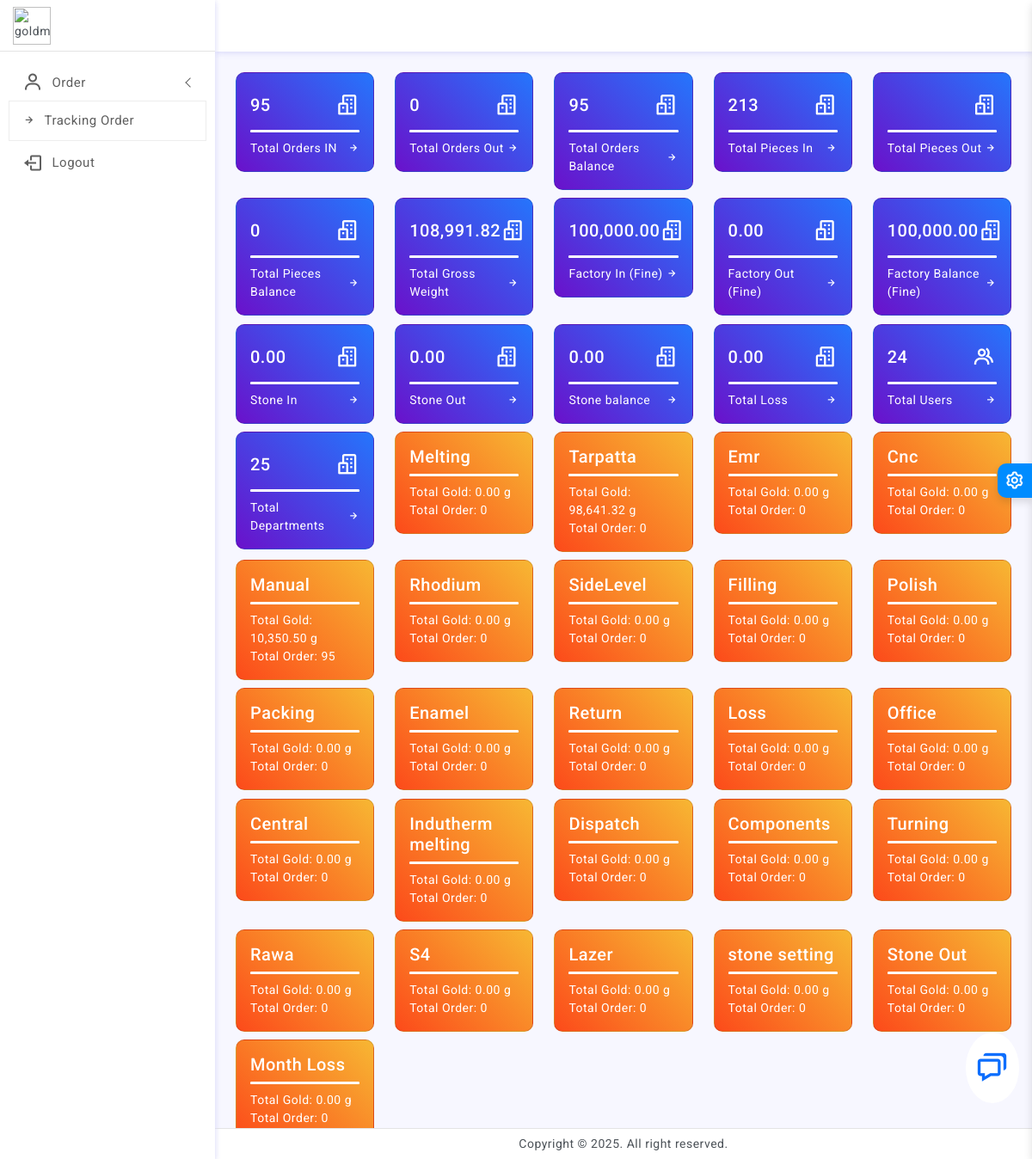
Page /order_tracking_admin/dashboard.php (signed in) on the committed database.
### tables this page shows
CREATE TABLE `departments` (
  `id` int(11) NOT NULL,
  `name` varchar(100) NOT NULL,
  `role` varchar(100) NOT NULL DEFAULT '0,2,5' COMMENT '0->all order\r\n3->edit order\r\n4->delete order\r\n1->add Order\r\n2->transfer order\r\n5->Accept orders\r\n6->all Metal\r\n7->edit Metal\r\n8->delete Metal\r\n9->add Metal\r\n10->transfer Metal\r\n11->Accept Metal',
  `created_at` timestamp NOT NULL DEFAULT current_timestamp(),
  `admin` varchar(100) NOT NULL DEFAULT '0' COMMENT '0->not admin\r\n1->admin',
  `use_gold` varchar(100) NOT NULL DEFAULT '0',
  `loss` varchar(100) NOT NULL DEFAULT '0',
  `previous_gold` varchar(100) NOT NULL DEFAULT '0',
  `melting_value` varchar(100) NOT NULL DEFAULT '0'
);

### order_tracking_admin/dashboard.php (the view, shortened to what the rows shown need)
<?php
include 'include/header.php';
?>
<div class="page-wrapper">
    <div class="page-content">
        <div class="row row-cols-1 row-cols-md-2 row-cols-xl-5">
<div class="col">
    <div class="card radius-10 bg-gradient-deepblue">
        <div class="card-body">
            <div class="d-flex align-items-center">
                <h5 class="mb-0 text-white">
                   <?php
                    $sql41 = "SELECT use_gold FROM departments WHERE id='69'";
                    $result41 = mysqli_query($link, $sql41);
                    $stone_out = 0;
                    if ($result41 && mysqli_num_rows($result41) > 0) {
                        $row41 = mysqli_fetch_assoc($result41);
                        $stone_out = (float)$row41['use_gold'];
                    }
                    echo number_format($stone_out, 2);
                    ?>
                </h5>
                <div class="ms-auto">
                    <i class='bx bx-buildings fs-3 text-white'></i>
                </div>
            </div>
        </div>
    </div>
</div>
            <?php
$dept_weights = $link->query("
    SELECT id, name, IFNULL(use_gold, 0) AS total_weight, IFNULL(loss, 0) AS total_loss
    FROM departments
");
while($dept = $dept_weights->fetch_assoc()){
$dept_id = $dept['id'];
?>
    <div class="col">
        <a href="message.php?id=<?= $dept_id ?>" style="text-decoration:none;">
        <div class="card radius-10 bg-gradient-orange">
            <div class="card-body">
                <div class="d-flex align-items-center">
                    <h5 class="mb-0 text-white"><?= htmlspecialchars($dept['name']) ?></h5>
                </div>
                <div class="progress my-2 bg-white-transparent" style="height:3px;">
                    <div class="progress-bar bg-white" role="progressbar" style="width: 100%"></div>
                </div>
                 <div class="d-flex  text-white" style="flex-direction: column;">
                    <p class="mb-0">Total Gold: <?= number_format($dept['total_weight'], 2) ?> g</p>
                            <?php
                    $sql489 = "SELECT count(id) AS total_order FROM orders where current_dept='$dept_id'";
                    $result489 = mysqli_query($link, $sql489);
                        if ($result489 && $result489->num_rows > 0) {
                            $row489 = $result489->fetch_assoc();
                                $total_order = $row489['total_order'] ?? 0;
                            ?>
<p class="mb-0">Total Order: <?= (int)$total_order ?></p>
<?php
}
                    ?>
                </div>
            </div>
        </div>
</a>
    </div>
<?php } ?>
        </div>
    </div>
</div>
<?php include 'include/footer.php'; ?>

### rows in the picture
departments: use_gold "0.00", name "Stone Out", total_weight "0.00", total_order "0"
departments: name "Melting", total_weight "0.00", total_order "0"
departments: name "Tarpatta", total_weight "98,641.32", total_order "0"
departments: name "Emr", total_weight "0.00", total_order "0"
departments: name "Cnc", total_weight "0.00", total_order "0"
departments: name "Manual", total_weight "10,350.50", total_order "95"
departments: name "Rhodium", total_weight "0.00", total_order "0"
departments: name "SideLevel", total_weight "0.00", total_order "0"
departments: name "Filling", total_weight "0.00", total_order "0"
departments: name "Polish", total_weight "0.00", total_order "0"
departments: name "Packing", total_weight "0.00", total_order "0"
departments: name "Enamel", total_weight "0.00", total_order "0"
departments: name "Return", total_weight "0.00", total_order "0"
departments: name "Loss", total_weight "0.00", total_order "0"
departments: name "Office", total_weight "0.00", total_order "0"
departments: name "Central", total_weight "0.00", total_order "0"
departments: name "Indutherm melting", total_weight "0.00", total_order "0"
departments: name "Dispatch", total_weight "0.00", total_order "0"
departments: name "Components", total_weight "0.00", total_order "0"
departments: name "Turning", total_weight "0.00", total_order "0"
departments: name "Rawa", total_weight "0.00", total_order "0"
departments: name "S4", total_weight "0.00", total_order "0"
departments: name "Lazer", total_weight "0.00", total_order "0"
departments: name "stone setting", total_weight "0.00", total_order "0"
departments: name "Month Loss", total_weight "0.00", total_order "0"

### other values in the picture
$total_order = $total_order_in - $total_order_out "95"
$total_pieses "0"
$total_weight "108,991.82"
$factory_in "100,000.00"
$factory_out "0.00"
$factory_balance "100,000.00"
$rft "0.00"
$stone_balance "0.00"
$total_weight "0.00"
$total_users "24"
$total_departments "25"
